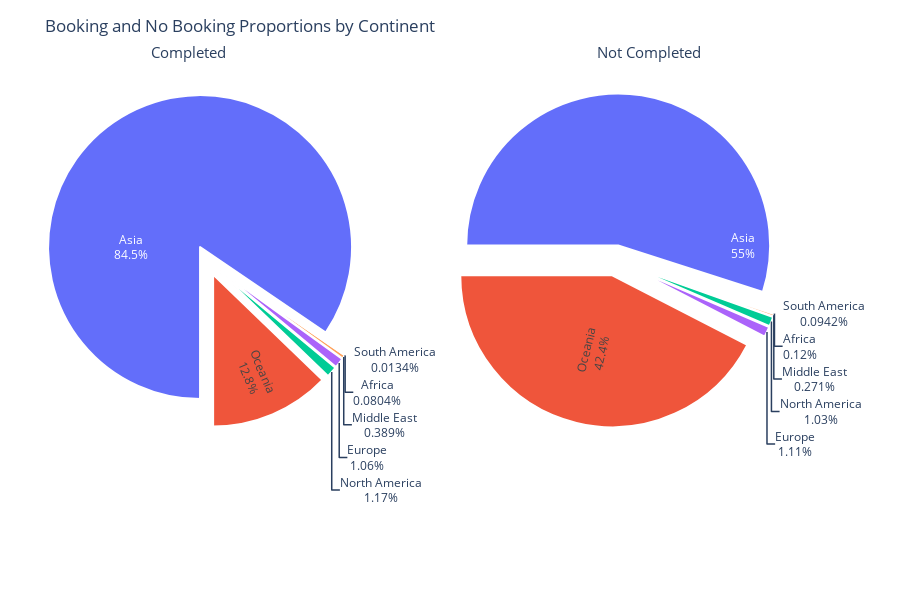

The notebook cell this image was saved under:
### Markdown cell above
Flight booking according to the continent

### Code cell
from plotly.subplots import make_subplots
import plotly.graph_objects as go

# Calculate value counts for each continent based on booking status
booking_true_continent = booking_true['booking_origin_continent'].value_counts()
booking_false_continent = booking_false['booking_origin_continent'].value_counts()

# Create subplots with two pie charts side by side
fig = make_subplots(rows=1, cols=2, specs=[[{'type': 'pie'}, {'type': 'pie'}]], 
                    subplot_titles=('Proportion of Bookings by Continent', 'Proportion of No Bookings by Continent'))

# Pie chart for true bookings
fig.add_trace(go.Pie(
    labels=booking_true_continent.index,
    values=booking_true_continent.values,
    hole=0.0,
    textinfo='percent+label',
    insidetextorientation='radial',
    pull=[0.1]*len(booking_true_continent),  # Adjusts the pull for emphasis
    marker=dict(line=dict(color='#FFFFFF', width=2)),
    rotation=180,
    domain=dict(x=[0.1, 0.45], y=[0.1, 0.9])  # Adjusts the pie chart size and position
), row=1, col=1)

# Pie chart for false bookings
fig.add_trace(go.Pie(
    labels=booking_false_continent.index,
    values=booking_false_continent.values,
    hole=0.0,
    textinfo='percent+label',
    insidetextorientation='radial',
    pull=[0.1]*len(booking_false_continent),
    marker=dict(line=dict(color='#FFFFFF', width=2)),
    rotation=270,
    domain=dict(x=[0.55, 0.9], y=[0.1, 0.9])  # Adjusts the pie chart size and position
), row=1, col=2)

# Update layout for the figure
fig.update_layout(
    title_text="Booking and No Booking Proportions by Continent",
    showlegend=False,
    annotations=[dict(text='Completed', x=0.20, y=1.0, font_size=15, showarrow=False),
                 dict(text='Not Completed', x=0.82, y=1.0, font_size=15, showarrow=False)],
    height=600,  # Adjusts the height of the figure
    margin=dict(t=60, b=60, l=40, r=40)  # Adjust margins for better spacing
)

# Show the plot
fig.show()

### Figure 1 — Plotly figure (JSON) as saved in the notebook; plotly's stock layout.template omitted (floating-point values rounded to 4 significant figures)
{"data": [{"domain": {"x": [0, 0.45], "y": [0, 1]}, "hole": 0, "insidetextorientation": "radial", "labels": ["Asia", "Oceania", "North America", "Europe", "Middle East", "Africa", "South America"], "marker": {"line": {"color": "#FFFFFF", "width": 2}}, "pull": [0.1, 0.1, 0.1, 0.1, 0.1, 0.1, 0.1], "rotation": -180, "textinfo": "percent+label", "type": "pie", "values": [6306, 955, 87, 79, 29, 6, 1]}, {"domain": {"x": [0.55, 1], "y": [0, 1]}, "hole": 0, "insidetextorientation": "radial", "labels": ["Asia", "Oceania", "Europe", "North America", "Middle East", "Africa", "South America"], "marker": {"line": {"color": "#FFFFFF", "width": 2}}, "pull": [0.1, 0.1, 0.1, 0.1, 0.1, 0.1, 0.1], "rotation": -90, "textinfo": "percent+label", "type": "pie", "values": [23322, 18005, 470, 438, 115, 51, 40]}], "layout": {"annotations": [{"font": {"size": 15}, "showarrow": false, "text": "Completed", "x": 0.2, "xanchor": "center", "xref": "paper", "y": 1, "yanchor": "bottom", "yref": "paper"}, {"font": {"size": 15}, "showarrow": false, "text": "Not Completed", "x": 0.82, "xanchor": "center", "xref": "paper", "y": 1, "yanchor": "bottom", "yref": "paper"}], "height": 600, "margin": {"b": 60, "l": 40, "r": 40, "t": 60}, "showlegend": false, "title": {"text": "Booking and No Booking Proportions by Continent"}}}
